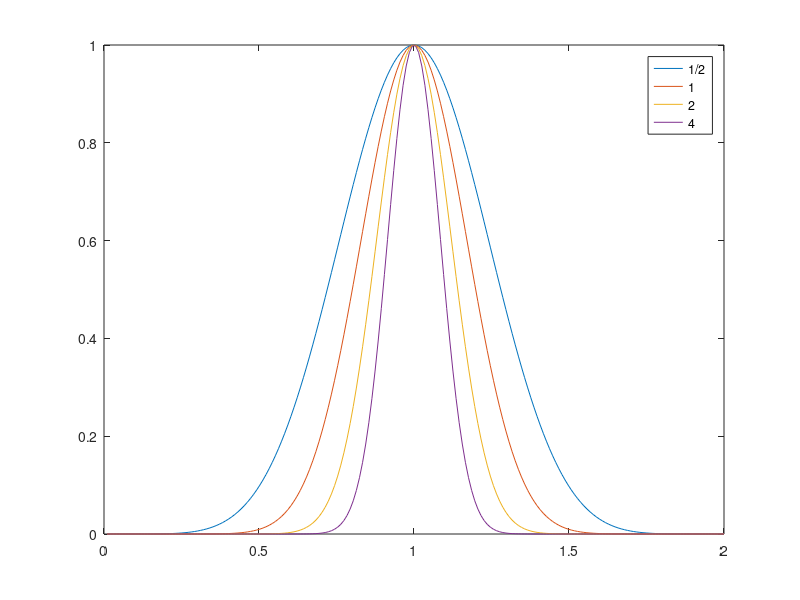

MATLAB code for this plot:
function Fig_4c
    Delta = 0;
    c_half_0 = [1; 0];
    c_one_0 = [1; 0; 0];
    c_two_0 = [1; 0; 0; 0; 0];
    c_four_0 = [1; 0; 0; 0; 0; 0; 0; 0; 0];
    function ab = coeff(t,A,phi)
        Omega_0 = A*exp(-1j*phi);
        Omega_R = sqrt(Delta.^2 + abs(Omega_0).^2);
        ab(1) = cos(t*pi/2*Omega_R/(pi)) - 1j * Delta/Omega_R * sin(t*pi/2*Omega_R/(pi));
        ab(2) = 1j * Omega_0/Omega_R * sin(t*pi/2*Omega_R/(pi));
        ab = [ab(1), ab(2)];
    end
    
    function U = propagator_half(t,A,phi)
    ab = coeff(t,A,phi);
    a = ab(1);
    b = ab(2);
    U = [sqrt(1)/1*a, sqrt(1)/1*b;
        -sqrt(1)/1*conj(b), sqrt(1)/1*conj(a)];
    end

    function U = propagator_one(t,A,phi)
    ab = coeff(t,A,phi);
    a = ab(1);
    b = ab(2);
    U = [sqrt(4)/2*a.^2, sqrt(2)/1*a*b, sqrt(4)/2*b.^2;
        -sqrt(2)/1*a*conj(b), sqrt(1)/1*a*conj(a) - sqrt(1)/1*b*conj(b), sqrt(2)/1*conj(a)*b;
        sqrt(4)/2*conj(b).^2, -sqrt(2)/1*conj(a)*conj(b), sqrt(4)/2*conj(a).^2];
    end

    function U = propagator_two(t,A,phi)
    ab = coeff(t,A,phi);
    a = ab(1);
    b = ab(2);
    U = [sqrt(576)/24*a.^4, sqrt(144)/6*a.^3*b, sqrt(96)/4*a.^2*b.^2, sqrt(144)/6*a*b.^3, sqrt(576)/24*b.^4;
        -sqrt(144)/6*a.^3*conj(b), sqrt(36)/6*a.^3*conj(a) - sqrt(36)/2*a.^2*b*conj(b), sqrt(24)/2*a.^2*conj(a)*b - sqrt(24)/2*a*b.^2*conj(b), sqrt(36)/2*a*conj(a)*b.^2 - sqrt(36)/6*b.^3*conj(b), sqrt(144)/6*conj(a)*b.^3;
        sqrt(96)/4*a.^2*conj(b).^2, -sqrt(24)/2*a.^2*conj(a)*conj(b) + sqrt(24)/2*a*b*conj(b).^2, sqrt(16)/4*a.^2*conj(a).^2 - sqrt(16)/1*a*conj(a)*b*conj(b) + sqrt(16)/4*b.^2*conj(b).^2, sqrt(24)/2*a*conj(a).^2*b - sqrt(24)/2*conj(a)*b.^2*conj(b), sqrt(96)/4*conj(a).^2*b.^2;
        -sqrt(144)/6*a*conj(b).^3, sqrt(36)/2*a*conj(a)*conj(b).^2 - sqrt(36)/6*b*conj(b).^3, -sqrt(24)/2*a*conj(a).^2*conj(b) + sqrt(24)/2*conj(a)*b*conj(b).^2, sqrt(36)/6*a*conj(a).^3 - sqrt(36)/2*conj(a).^2*b*conj(b), sqrt(144)/6*conj(a).^3*b;
        sqrt(576)/24*conj(b).^4, -sqrt(144)/6*conj(a)*conj(b).^3, sqrt(96)/4*conj(a).^2*conj(b).^2, -sqrt(144)/6*conj(a).^3*conj(b), sqrt(576)/24*conj(a).^4];
    end

    function U = propagator_four(t,A,phi)
    ab = coeff(t,A,phi);
    a = ab(1);
    b = ab(2);
    U = [sqrt(1625702400)/40320*a.^8, sqrt(203212800)/5040*a.^7*b, sqrt(58060800)/1440*a.^6*b.^2, sqrt(29030400)/720*a.^5*b.^3, sqrt(23224320)/576*a.^4*b.^4, sqrt(29030400)/720*a.^3*b.^5, sqrt(58060800)/1440*a.^2*b.^6, sqrt(203212800)/5040*a*b.^7, sqrt(1625702400)/40320*b.^8;
        -sqrt(203212800)/5040*a.^7*conj(b), sqrt(25401600)/5040*a.^7*conj(a) - sqrt(25401600)/720*a.^6*b*conj(b), sqrt(7257600)/720*a.^6*conj(a)*b - sqrt(7257600)/240*a.^5*b.^2*conj(b), sqrt(3628800)/240*a.^5*conj(a)*b.^2 - sqrt(3628800)/144*a.^4*b.^3*conj(b), sqrt(2903040)/144*a.^4*conj(a)*b.^3 - sqrt(2903040)/144*a.^3*b.^4*conj(b), sqrt(3628800)/144*a.^3*conj(a)*b.^4 - sqrt(3628800)/240*a.^2*b.^5*conj(b), sqrt(7257600)/240*a.^2*conj(a)*b.^5 - sqrt(7257600)/720*a*b.^6*conj(b), sqrt(25401600)/720*a*conj(a)*b.^6 - sqrt(25401600)/5040*b.^7*conj(b), sqrt(203212800)/5040*conj(a)*b.^7;
        sqrt(58060800)/1440*a.^6*conj(b).^2, -sqrt(7257600)/720*a.^6*conj(a)*conj(b) + sqrt(7257600)/240*a.^5*b*conj(b).^2, sqrt(2073600)/1440*a.^6*conj(a).^2 - sqrt(2073600)/120*a.^5*conj(a)*b*conj(b) + sqrt(2073600)/96*a.^4*b.^2*conj(b).^2, sqrt(1036800)/240*a.^5*conj(a).^2*b - sqrt(1036800)/48*a.^4*conj(a)*b.^2*conj(b) + sqrt(1036800)/72*a.^3*b.^3*conj(b).^2, sqrt(829440)/96*a.^4*conj(a).^2*b.^2 - sqrt(829440)/36*a.^3*conj(a)*b.^3*conj(b) + sqrt(829440)/96*a.^2*b.^4*conj(b).^2, sqrt(1036800)/72*a.^3*conj(a).^2*b.^3 - sqrt(1036800)/48*a.^2*conj(a)*b.^4*conj(b) + sqrt(1036800)/240*a*b.^5*conj(b).^2, sqrt(2073600)/96*a.^2*conj(a).^2*b.^4 - sqrt(2073600)/120*a*conj(a)*b.^5*conj(b) + sqrt(2073600)/1440*b.^6*conj(b).^2, sqrt(7257600)/240*a*conj(a).^2*b.^5 - sqrt(7257600)/720*conj(a)*b.^6*conj(b), sqrt(58060800)/1440*conj(a).^2*b.^6;
        -sqrt(29030400)/720*a.^5*conj(b).^3, sqrt(3628800)/240*a.^5*conj(a)*conj(b).^2 - sqrt(3628800)/144*a.^4*b*conj(b).^3, -sqrt(1036800)/240*a.^5*conj(a).^2*conj(b) + sqrt(1036800)/48*a.^4*conj(a)*b*conj(b).^2 - sqrt(1036800)/72*a.^3*b.^2*conj(b).^3, sqrt(518400)/720*a.^5*conj(a).^3 - sqrt(518400)/48*a.^4*conj(a).^2*b*conj(b) + sqrt(518400)/24*a.^3*conj(a)*b.^2*conj(b).^2 - sqrt(518400)/72*a.^2*b.^3*conj(b).^3, sqrt(414720)/144*a.^4*conj(a).^3*b - sqrt(414720)/24*a.^3*conj(a).^2*b.^2*conj(b) + sqrt(414720)/24*a.^2*conj(a)*b.^3*conj(b).^2 - sqrt(414720)/144*a*b.^4*conj(b).^3, sqrt(518400)/72*a.^3*conj(a).^3*b.^2 - sqrt(518400)/24*a.^2*conj(a).^2*b.^3*conj(b) + sqrt(518400)/48*a*conj(a)*b.^4*conj(b).^2 - sqrt(518400)/720*b.^5*conj(b).^3, sqrt(1036800)/72*a.^2*conj(a).^3*b.^3 - sqrt(1036800)/48*a*conj(a).^2*b.^4*conj(b) + sqrt(1036800)/240*conj(a)*b.^5*conj(b).^2, sqrt(3628800)/144*a*conj(a).^3*b.^4 - sqrt(3628800)/240*conj(a).^2*b.^5*conj(b), sqrt(29030400)/720*conj(a).^3*b.^5;
        sqrt(23224320)/576*a.^4*conj(b).^4, -sqrt(2903040)/144*a.^4*conj(a)*conj(b).^3 + sqrt(2903040)/144*a.^3*b*conj(b).^4, sqrt(829440)/96*a.^4*conj(a).^2*conj(b).^2 - sqrt(829440)/36*a.^3*conj(a)*b*conj(b).^3 + sqrt(829440)/96*a.^2*b.^2*conj(b).^4, -sqrt(414720)/144*a.^4*conj(a).^3*conj(b) + sqrt(414720)/24*a.^3*conj(a).^2*b*conj(b).^2 - sqrt(414720)/24*a.^2*conj(a)*b.^2*conj(b).^3 + sqrt(414720)/144*a*b.^3*conj(b).^4, sqrt(331776)/576*a.^4*conj(a).^4 - sqrt(331776)/36*a.^3*conj(a).^3*b*conj(b) + sqrt(331776)/16*a.^2*conj(a).^2*b.^2*conj(b).^2 - sqrt(331776)/36*a*conj(a)*b.^3*conj(b).^3 + sqrt(331776)/576*b.^4*conj(b).^4, sqrt(414720)/144*a.^3*conj(a).^4*b - sqrt(414720)/24*a.^2*conj(a).^3*b.^2*conj(b) + sqrt(414720)/24*a*conj(a).^2*b.^3*conj(b).^2 - sqrt(414720)/144*conj(a)*b.^4*conj(b).^3, sqrt(829440)/96*a.^2*conj(a).^4*b.^2 - sqrt(829440)/36*a*conj(a).^3*b.^3*conj(b) + sqrt(829440)/96*conj(a).^2*b.^4*conj(b).^2, sqrt(2903040)/144*a*conj(a).^4*b.^3 - sqrt(2903040)/144*conj(a).^3*b.^4*conj(b), sqrt(23224320)/576*conj(a).^4*b.^4;
        -sqrt(29030400)/720*a.^3*conj(b).^5, sqrt(3628800)/144*a.^3*conj(a)*conj(b).^4 - sqrt(3628800)/240*a.^2*b*conj(b).^5, -sqrt(1036800)/72*a.^3*conj(a).^2*conj(b).^3 + sqrt(1036800)/48*a.^2*conj(a)*b*conj(b).^4 - sqrt(1036800)/240*a*b.^2*conj(b).^5, sqrt(518400)/72*a.^3*conj(a).^3*conj(b).^2 - sqrt(518400)/24*a.^2*conj(a).^2*b*conj(b).^3 + sqrt(518400)/48*a*conj(a)*b.^2*conj(b).^4 - sqrt(518400)/720*b.^3*conj(b).^5, -sqrt(414720)/144*a.^3*conj(a).^4*conj(b) + sqrt(414720)/24*a.^2*conj(a).^3*b*conj(b).^2 - sqrt(414720)/24*a*conj(a).^2*b.^2*conj(b).^3 + sqrt(414720)/144*conj(a)*b.^3*conj(b).^4, sqrt(518400)/720*a.^3*conj(a).^5 - sqrt(518400)/48*a.^2*conj(a).^4*b*conj(b) + sqrt(518400)/24*a*conj(a).^3*b.^2*conj(b).^2 - sqrt(518400)/72*conj(a).^2*b.^3*conj(b).^3, sqrt(1036800)/240*a.^2*conj(a).^5*b - sqrt(1036800)/48*a*conj(a).^4*b.^2*conj(b) + sqrt(1036800)/72*conj(a).^3*b.^3*conj(b).^2, sqrt(3628800)/240*a*conj(a).^5*b.^2 - sqrt(3628800)/144*conj(a).^4*b.^3*conj(b), sqrt(29030400)/720*conj(a).^5*b.^3;
        sqrt(58060800)/1440*a.^2*conj(b).^6, -sqrt(7257600)/240*a.^2*conj(a)*conj(b).^5 + sqrt(7257600)/720*a*b*conj(b).^6, sqrt(2073600)/96*a.^2*conj(a).^2*conj(b).^4 - sqrt(2073600)/120*a*conj(a)*b*conj(b).^5 + sqrt(2073600)/1440*b.^2*conj(b).^6, -sqrt(1036800)/72*a.^2*conj(a).^3*conj(b).^3 + sqrt(1036800)/48*a*conj(a).^2*b*conj(b).^4 - sqrt(1036800)/240*conj(a)*b.^2*conj(b).^5, sqrt(829440)/96*a.^2*conj(a).^4*conj(b).^2 - sqrt(829440)/36*a*conj(a).^3*b*conj(b).^3 + sqrt(829440)/96*conj(a).^2*b.^2*conj(b).^4, -sqrt(1036800)/240*a.^2*conj(a).^5*conj(b) + sqrt(1036800)/48*a*conj(a).^4*b*conj(b).^2 - sqrt(1036800)/72*conj(a).^3*b.^2*conj(b).^3, sqrt(2073600)/1440*a.^2*conj(a).^6 - sqrt(2073600)/120*a*conj(a).^5*b*conj(b) + sqrt(2073600)/96*conj(a).^4*b.^2*conj(b).^2, sqrt(7257600)/720*a*conj(a).^6*b - sqrt(7257600)/240*conj(a).^5*b.^2*conj(b), sqrt(58060800)/1440*conj(a).^6*b.^2;
        -sqrt(203212800)/5040*a*conj(b).^7, sqrt(25401600)/720*a*conj(a)*conj(b).^6 - sqrt(25401600)/5040*b*conj(b).^7, -sqrt(7257600)/240*a*conj(a).^2*conj(b).^5 + sqrt(7257600)/720*conj(a)*b*conj(b).^6, sqrt(3628800)/144*a*conj(a).^3*conj(b).^4 - sqrt(3628800)/240*conj(a).^2*b*conj(b).^5, -sqrt(2903040)/144*a*conj(a).^4*conj(b).^3 + sqrt(2903040)/144*conj(a).^3*b*conj(b).^4, sqrt(3628800)/240*a*conj(a).^5*conj(b).^2 - sqrt(3628800)/144*conj(a).^4*b*conj(b).^3, -sqrt(7257600)/720*a*conj(a).^6*conj(b) + sqrt(7257600)/240*conj(a).^5*b*conj(b).^2, sqrt(25401600)/5040*a*conj(a).^7 - sqrt(25401600)/720*conj(a).^6*b*conj(b), sqrt(203212800)/5040*conj(a).^7*b;
        sqrt(1625702400)/40320*conj(b).^8, -sqrt(203212800)/5040*conj(a)*conj(b).^7, sqrt(58060800)/1440*conj(a).^2*conj(b).^6, -sqrt(29030400)/720*conj(a).^3*conj(b).^5, sqrt(23224320)/576*conj(a).^4*conj(b).^4, -sqrt(29030400)/720*conj(a).^5*conj(b).^3, sqrt(58060800)/1440*conj(a).^6*conj(b).^2, -sqrt(203212800)/5040*conj(a).^7*conj(b), sqrt(1625702400)/40320*conj(a).^8];

    end
    
    function c = propagation_half(A)
        c = propagator_half(1,A,0)*propagator_half(1,A,1.161*pi)*propagator_half(1,A,0.580*pi)*propagator_half(1,A,1.161*pi)*propagator_half(1,A,0)*c_half_0;
    end

    function c = propagation_one(A)
        c = propagator_one(1,A,0)*propagator_one(1,A,1.161*pi)*propagator_one(1,A,0.580*pi)*propagator_one(1,A,1.161*pi)*propagator_one(1,A,0)*c_one_0;
    end

    function c = propagation_two(A)
        c = propagator_two(1,A,0)*propagator_two(1,A,1.161*pi)*propagator_two(1,A,0.580*pi)*propagator_two(1,A,1.161*pi)*propagator_two(1,A,0)*c_two_0;
    end

    function c = propagation_four(A)
        c = propagator_four(1,A,0)*propagator_four(1,A,1.161*pi)*propagator_four(1,A,0.580*pi)*propagator_four(1,A,1.161*pi)*propagator_four(1,A,0)*c_four_0;
    end

    c_half = [];
    c_one = [];
    c_two = [];
    c_four = [];
    A_vals = linspace(0,2,200);
    for A = A_vals
        c_half = [c_half propagation_half(A*pi)];
        c_one = [c_one propagation_one(A*pi)];
        c_two = [c_two propagation_two(A*pi)];
        c_four = [c_four propagation_four(A*pi)];
    end
    plot(A_vals, (abs(c_half(2,:))).^2, '-', ...
         A_vals, (abs(c_one(3,:))).^2, '-', ...
         A_vals, (abs(c_two(5,:))).^2, '-', ...
         A_vals, (abs(c_four(9,:))).^2, '-');
    ylim([0, 1]);
    legend('1/2', '1', '2', '4')
end